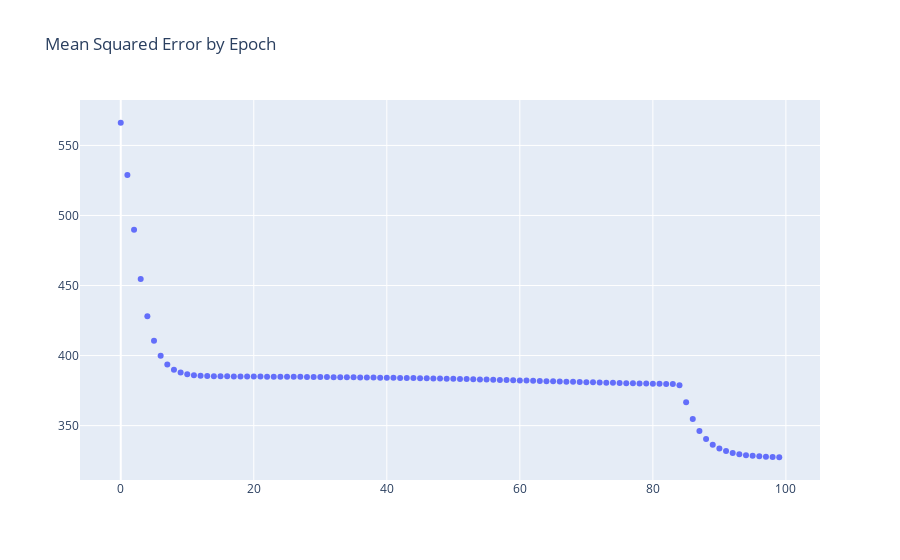

The code cell stored with this chart in its notebook:
### Code cell
import plotly.graph_objects as go

fig = go.Figure(data=go.Scatter(x=hist.epoch, y=hist.history['mean_squared_error'], mode='markers'))
fig.update_layout(title="Mean Squared Error by Epoch")
fig.show()
